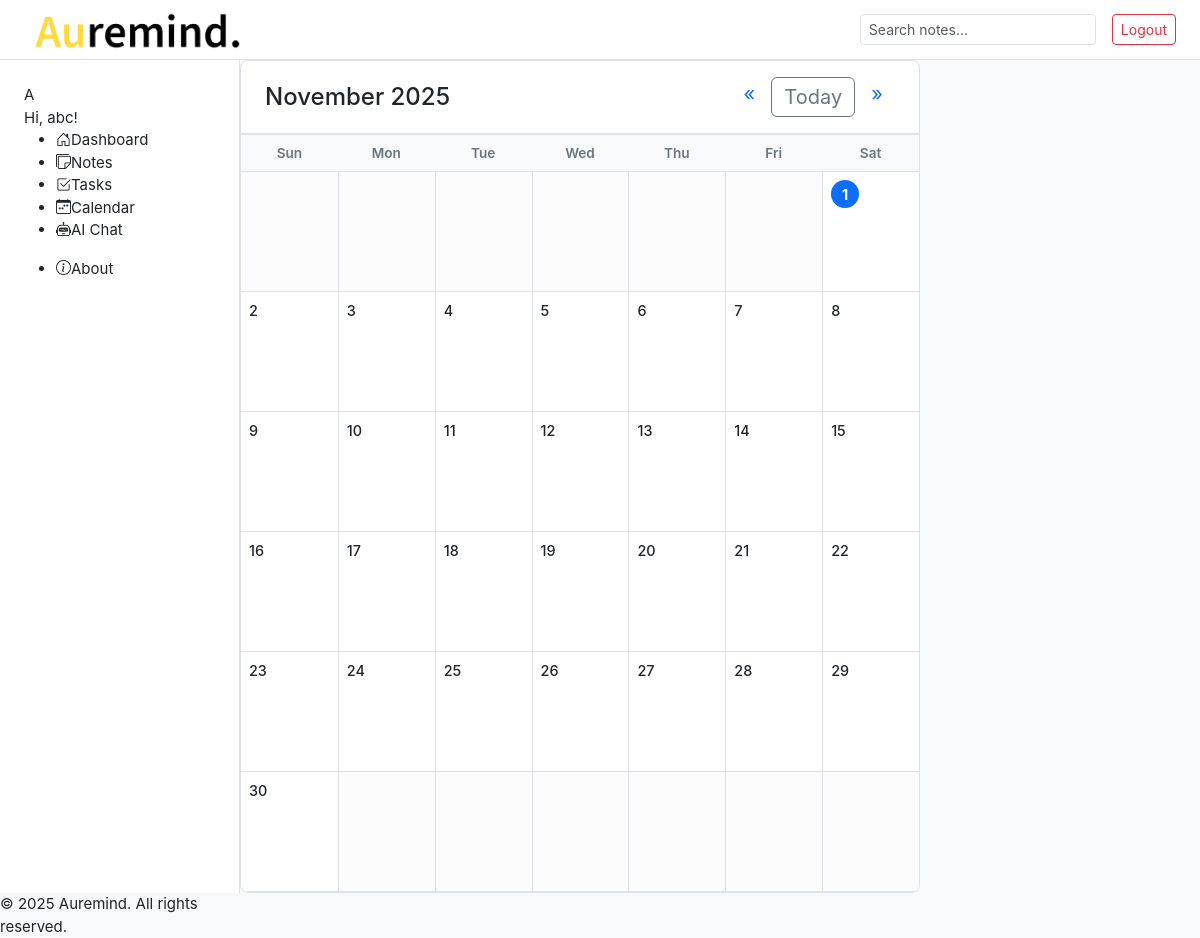
The page /calendar/ (signed in) on the database as committed earlier.
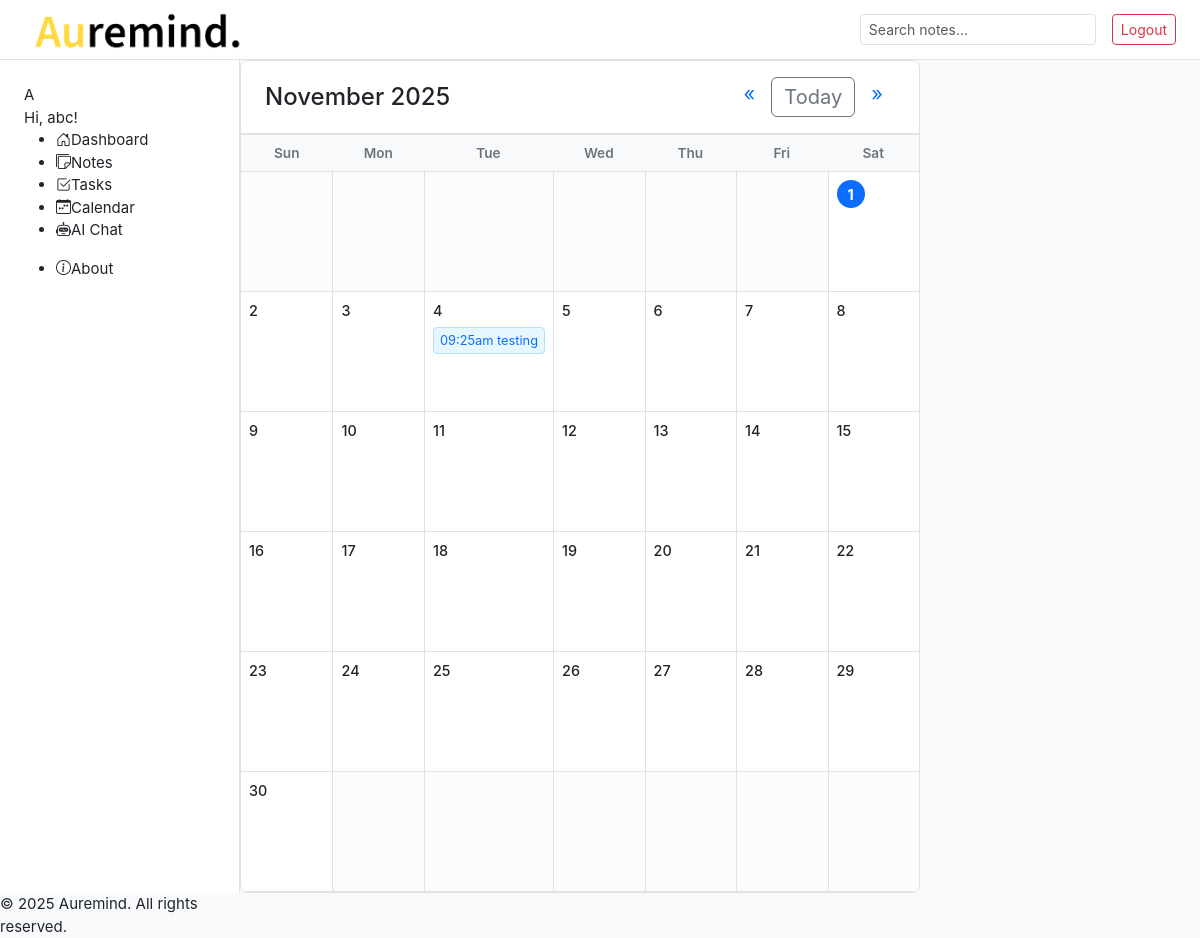
The same page on the database as committed later.
### notes/models.py (models this page shows, shortened)
class Task(models.Model):
    user = models.ForeignKey(User, on_delete=models.CASCADE)
    title = models.CharField(max_length=200)
    due_date = models.DateTimeField()
    created_at = models.DateTimeField(auto_now_add=True)

### notes/views.py (the view)
# urls.py: path('calendar/', views.calendar_view, name='calendar'),
@login_required
def calendar_view(request, year=None, month=None):
    today = date.today()
    year = int(year) if year else today.year
    month = int(month) if month else today.month
    tasks = Task.objects.filter(
        user=request.user,
        due_date__year=year,
        due_date__month=month
    ).order_by('due_date')
    calendar_tasks = {}
    for task in tasks:
        day = task.due_date.day
        if day not in calendar_tasks:
            calendar_tasks[day] = []
        calendar_tasks[day].append(task)
    cal = calendar.Calendar(firstweekday=calendar.SUNDAY) # Start week on Sunday
    weeks = cal.monthdayscalendar(year, month)
    day_headers = calendar.day_abbr[calendar.SUNDAY:] + calendar.day_abbr[:calendar.SUNDAY]
    current_date = date(year, month, 1)
    prev_date = current_date - timedelta(days=1) # Go to the last day of the previous month
    prev_year = prev_date.year
    prev_month = prev_date.month
    next_date = (current_date + timedelta(days=32)).replace(day=1)
    next_year = next_date.year
    next_month = next_date.month
    context = {
        'year': year,
        'month': month,
        'month_name': current_date.strftime('%B'), # e.g., "November"
        'weeks': weeks,                 # The calendar grid
        'day_headers': day_headers,     # [Sun, Mon, Tue...]
        'calendar_tasks': calendar_tasks, # Tasks grouped by day {1: [task1], 15: [task2]}
        'today_day': today.day if today.year == year and today.month == month else None,
        'today_date': today,
        'prev_year': prev_year,
        'prev_month': prev_month,
        'next_year': next_year,
        'next_month': next_month,
    }
    return render(request, 'task/calendar.html', context)

### notes/templates/task/calendar.html (shortened to what this page needs)
{% extends 'notes/base.html' %}
{% load static %}
{% block content %}
<div class="calendar-container">
  <div class="calendar-header">
    <h1>{{ month_name }} {{ year }}</h1>
    <div class="calendar-nav">
      <a href="{% url 'notes:calendar_month' year=prev_year month=prev_month %}" title="Previous Month">&laquo;</a>
      <a href="{% url 'notes:calendar' %}" class="btn btn-sm btn-outline-secondary" title="Today">Today</a>
      <a href="{% url 'notes:calendar_month' year=next_year month=next_month %}" title="Next Month">&raquo;</a>
    </div>
  </div>
  <div class="calendar-grid">
    {% for header in day_headers %}
      <div class="calendar-day-header">{{ header }}</div>
    {% endfor %}
    {% for week in weeks %}
      {% for day in week %}
        {% if day == 0 %}
          <div class="calendar-day-cell empty-day"></div>
        {% else %}
          <div class="calendar-day-cell {% if day == today_day %}today{% endif %}">
            <a href="{% url 'notes:calendar_day' year=year month=month day=day %}" class="day-link">
              <span class="day-number">{{ day }}</span>
              {% for task_day, tasks in calendar_tasks.items %}
                {% if task_day == day %}
                  {% for task in tasks %}
                    <div class="task-badge" title="{{ task.title }} ({{ task.due_date|time:"h:i A" }})">
                      {{ task.due_date|time:"h:iA"|lower }} {{ task.title }}
                    </div>
                  {% endfor %}
                {% endif %}
              {% endfor %}
            </a>
          </div>
        {% endif %}
      {% endfor %}
    {% endfor %}
  </div>
</div>
{% endblock %}

Rows that differ between the two databases and show on the page:
now on this page (row edited): Task: due_date "09:25am", title "testing"
